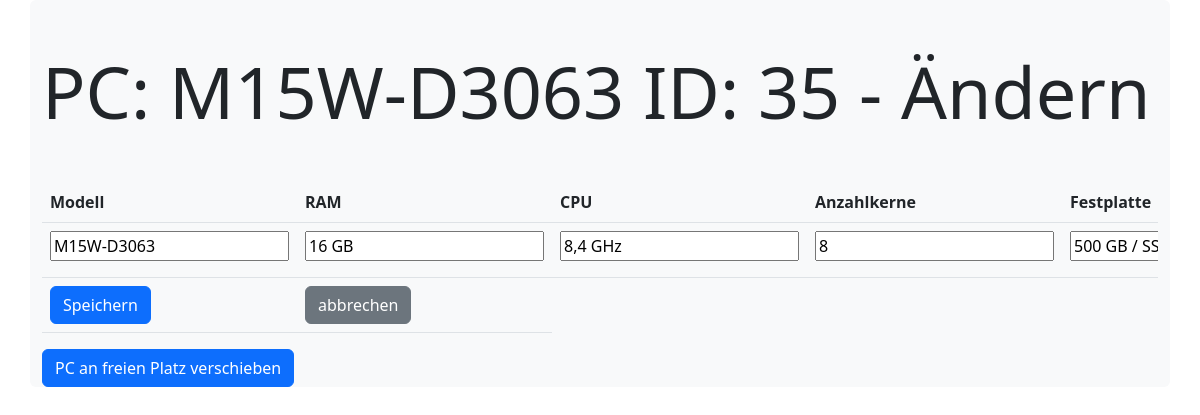
/itinventory/updatePc/35/1, run on the app's committed database.
### itinventory/models.py (models this page shows)
class Pcs(models.Model):
    modell = models.CharField(max_length=255)
    RAM = models.CharField(max_length=255)
    CPU = models.CharField(max_length=255)
    anzahlkerne = models.CharField(max_length=255)
    festplatte = models.CharField(max_length=255, null=True)
    serialnummer = models.CharField(max_length=50,default=None, null=True, blank=True)
    monitor1 = models.CharField(max_length=50,default=None, null=True, blank=True)
    monitor2 = models.CharField(max_length=50,default=None, null=True, blank=True)
    bemaerkung = models.CharField(max_length=300,default=None, null=True, blank=True)
    status = models.CharField(max_length=100,default=None, null=True, blank=True)

### itinventory/views.py (the view)
# urls.py: path('updatePc/<int:id>/<int:id_room>', views.updatePc, name='updatePc'),
def updatePc(request, id, id_room):
    mypcs = Pcs.objects.get(id=id)
    myFreePlatz = Platz.objects.all().select_related('room').filter(pc_id__isnull=True)
    template = loader.get_template('updatePc.html')
    context = {
        'mypcs': mypcs,
        'id_room': id_room,
        'myFreePlatz': myFreePlatz,
    }
    return HttpResponse(template.render(context, request))

### itinventory/templates/updatePc.html (shortened to what this page needs)
<!doctype html>
<html lang="en">
  <head>
    <link href="https://cdn.jsdelivr.net/npm/bootstrap@5.2.2/dist/css/bootstrap.min.css" rel="stylesheet">
    <link rel="icon" href="https://usercontent.one/wp/www.qa-rheinruhr.de/wp-content/uploads/favicon.png" sizes="32x32">  </head>
  <body>
    <div class="container  bg-light rounded" >
        <div class="row">
            <div class="col-12">
              <h1 class="display-2 my-5">PC: {{mypcs.modell}} ID: {{mypcs.id}} - Ändern</h1>
              <div class="table-responsive">
                <form  action="/itinventory/updatePc/updatePcRecord/{{ mypcs.id}}/{{ id_room }}" method="post">
                    <table class="table">
                        <tr>
                          <th>Modell</th>
                          <th>RAM</th>
                          <th>CPU</th>
                          <th>Anzahlkerne</th>
                          <th>Festplatte</th>
                        </tr>
                        <tr>
                          <td><input name="modell" type="text" value="{{ mypcs.modell }}"></td>
                          <td><input name="RAM" type="text" value="{{ mypcs.RAM }}"></td>
                          <td><input name="CPU"  type="text" value="{{ mypcs.CPU }}"></td>
                          <td><input name="anzahlkerne"  type="text" value="{{ mypcs.anzahlkerne }}"></td>
                          <td><input name="festplatte"  type="text" value="{{ mypcs.festplatte }}"></td>
                        </tr>
                        <tr>
                          <td><input type="submit" value="Speichern" placeholder="Speichern" class="btn btn-primary" name="save"></td>
                          <td><a href="/itinventory/platzviewFilter/{{ id_room }}" class="btn btn-secondary">abbrechen</a></td>
                        </tr>
                      </table>
                <button type="button" class="btn btn-primary" data-bs-toggle="modal" data-bs-target="#exampleModal">
                  PC an freien Platz verschieben
                </button>
              </form>
              </div>
            </div>
        </div>
    </div>
  </body>
</html>

### data on the page
Pcs: modell "M15W-D3063", id "35", RAM "16 GB", CPU "8,4 GHz", anzahlkerne "8", festplatte "500 GB / SSD"
